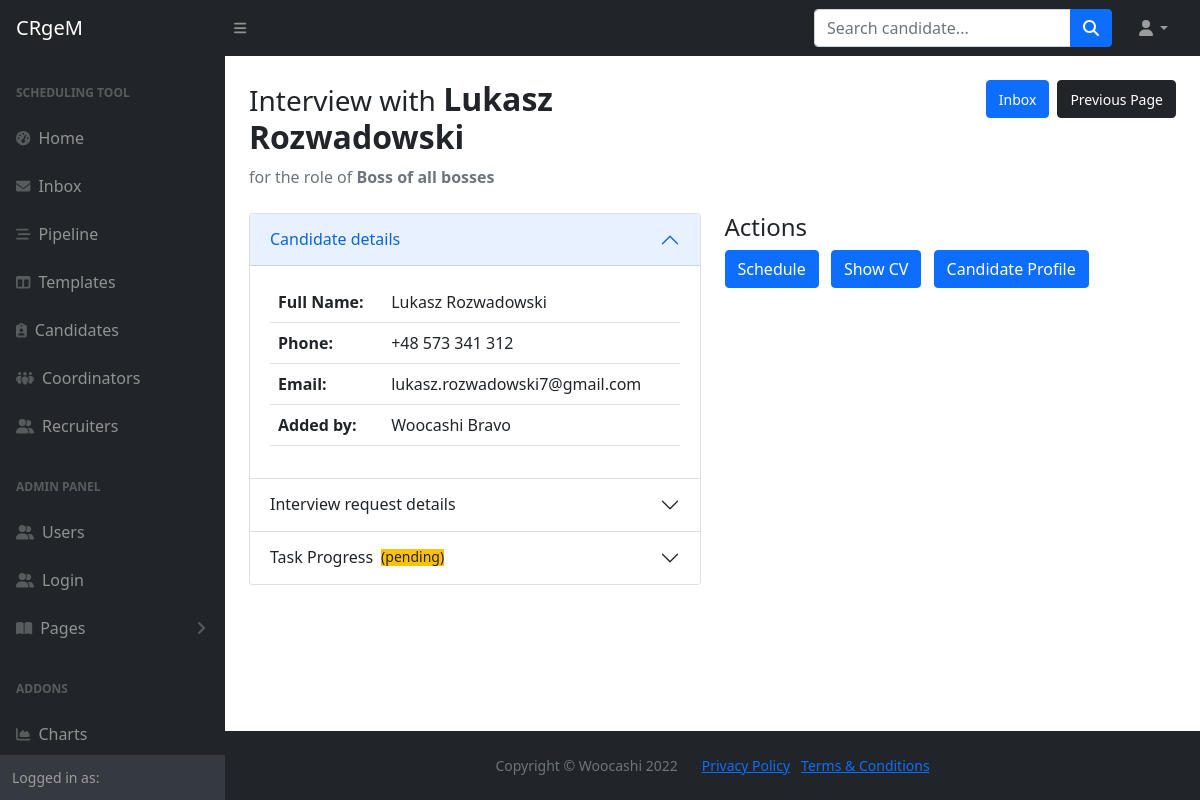
The app's page /check_tasks_details/6, older data.
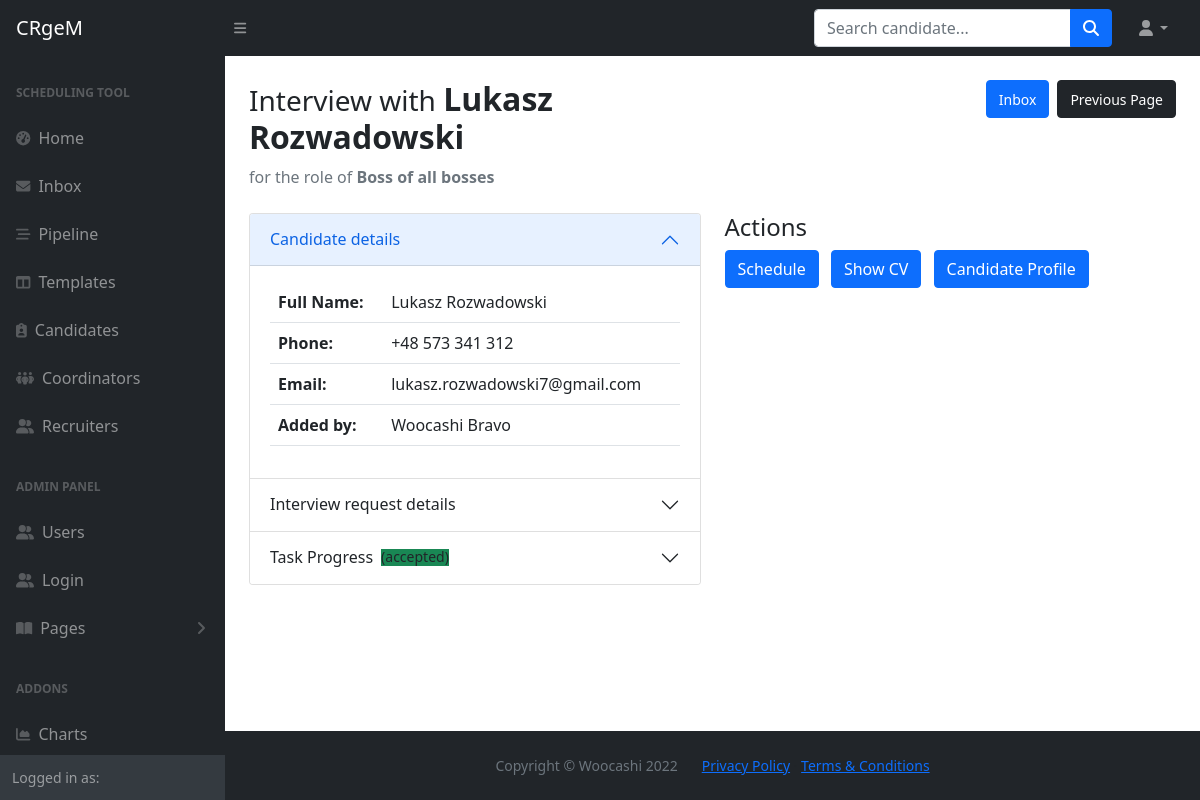
The same page, newer data.
### main.py (models this page shows)
class Task(db.Model, Base):
    __tablename__="tasks"
    id = db.Column(db.Integer, primary_key=True)
    sender_id = Column(Integer, ForeignKey('users.id'), nullable=False)
    recipient_id = Column(Integer, ForeignKey('users.id'), nullable=False)
    delegate_id = Column(Integer, ForeignKey('users.id'), nullable=False)
    from_user = relationship("User", foreign_keys=[sender_id], back_populates="tasks_sent")
    to_user = relationship("User", foreign_keys=[recipient_id], back_populates="tasks_received")
    candidate_id = Column(Integer, ForeignKey('candidates.id'))
    candidate = relationship("Candidate", foreign_keys=[candidate_id], back_populates="tasks")
    interviewers = db.Column(db.String, nullable=False)
    role = db.Column(db.String, nullable=False)
    recruiter_notes = db.Column(db.Text, nullable=True)
    date_sent = db.Column(db.Date, nullable=False)
    date_received = db.Column(db.Date, nullable=True)
    date_completed = db.Column(db.Date, nullable=True)
    status = db.Column(db.String, nullable=False)
    is_archived = db.Column(db.Boolean, nullable=False)
    delegated_by = relationship("User", foreign_keys=[delegate_id], back_populates="tasks_delegated")
    interview_date = db.Column(db.Date, nullable=True)
    interview_time = db.Column(db.Time, nullable=True)
    scheduler_notes = db.Column(db.Text, nullable=True)
    completion_time = db.Column(db.DateTime, nullable=True)

### main.py (the view)
@app.route('/check_tasks_details/<int:task_id>')
def check_task_details(task_id):
    task = Task.query.get(task_id)
    return render_template('view_task.html', task_id=task_id, task=task)

### templates/view_task.html (shortened to what the changed rows need)
{% include "header.html" %}
                <main>
                    <div class="container-fluid px-4">
                        <div class="row d-flex justify-content-between">
                            <div class="col">
                                <h2 class="mt-4"><small>Interview with </small><strong>{{ task.candidate.full_name }}</strong></h2>
                                <ol class="breadcrumb mb-4">
                                    <li class="breadcrumb-item active">for the role of <strong>{{task.role}}</strong></li>
                                </ol>
                            </div>
                        </div>
                        <div class="row">
                            <div class="col-xl-6 col-md-6">
                                <div class="accordion" id="accordionInterviewDetails">
                                  <div class="accordion-item">
                                    <h2 class="accordion-header" id="headingOne">
                                      <button class="accordion-button" type="button" data-bs-toggle="collapse" data-bs-target="#collapseOne" aria-expanded="true" aria-controls="collapseOne">
                                        Candidate details
                                      </button>
                                    </h2>
                                    <div id="collapseOne" class="accordion-collapse collapse show" aria-labelledby="headingOne" data-bs-parent="#accordionInterviewDetails">
                                      <div class="accordion-body">
                                          <table class="table">
                                              <tbody>
                                                <tr>
                                                  <th scope="row">Full Name:</th>
                                                </tr>
                                                <tr>
                                                  <th scope="row">Phone:</th>
                                                </tr>
                                                <tr>
                                                  <th scope="row">Email:</th>
                                                </tr>
                                                <tr>
                                                  <th scope="row">Added by:</th>
                                                </tr>
                                              </tbody>
                                            </table>
                                      </div>
                                    </div>
                                  </div>
                                  <div class="accordion-item">
                                    <h2 class="accordion-header" id="headingTwo">
                                      <button class="accordion-button collapsed" type="button" data-bs-toggle="collapse" data-bs-target="#collapseTwo" aria-expanded="false" aria-controls="collapseTwo">
                                        Interview request details
                                      </button>
                                    </h2>
                                  </div>
                                  <div class="accordion-item">
                                    <h2 class="accordion-header" id="headingThree">
                                      <button class="accordion-button collapsed" type="button" data-bs-toggle="collapse" data-bs-target="#collapseThree" aria-expanded="false" aria-controls="collapseThree">
                                        Task Progress
                                          {% if task.status == "pending": %}
                                          <small class="ms-2 bg-warning"> ({{ task.status }})</small>
                                          {% elif task.status == "accepted" %}
                                          <small class="ms-2 bg-success"> ({{ task.status }})</small>
                                          {% endif %}
                                      </button>
                                    </h2>
                                  </div>
                                </div>
                            </div>
                        </div>
                    </div>
                </main>
{% include "footer.html" %}

Row changes from the older to the newer data that the page shows:
changed Task "Boss of all bosses": status "pending" → "accepted"
